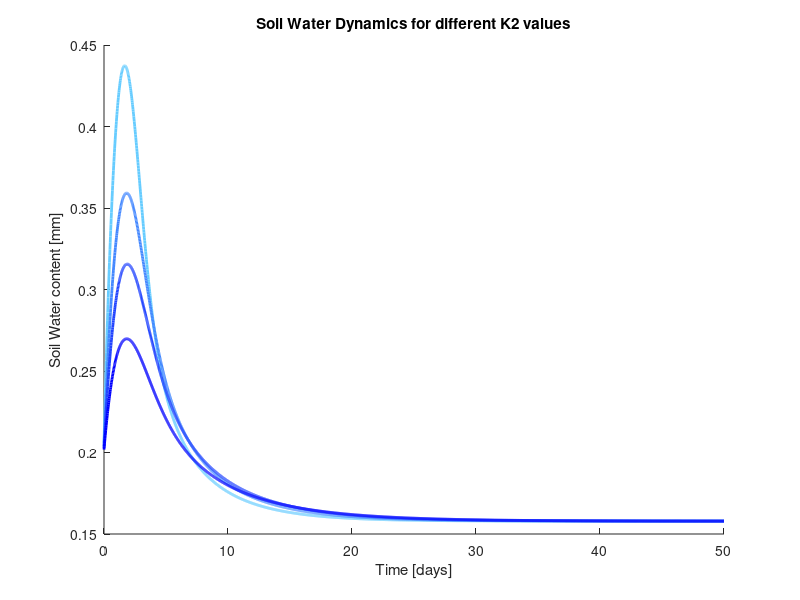
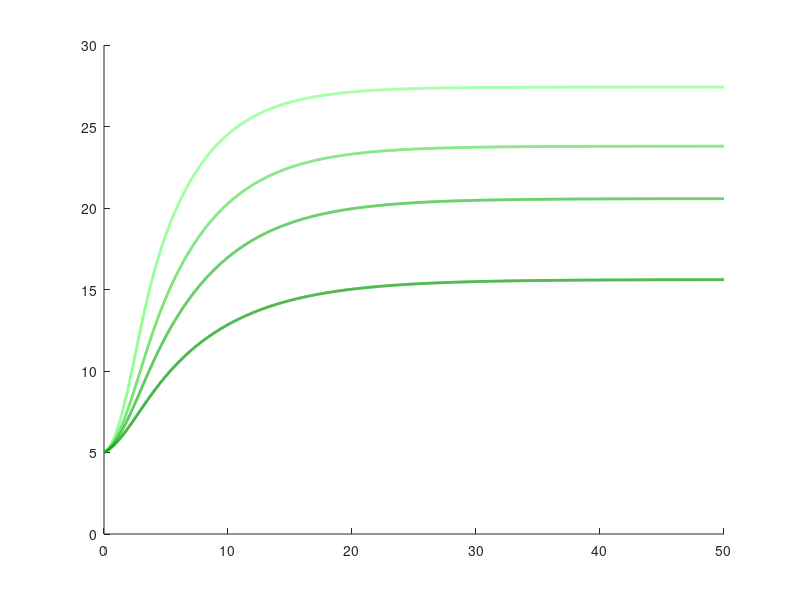

Write the MATLAB code that produced these figures, in order. (Note: this script raises an error after producing the figures.)
% Research Question 2

% Purpose: This code can be used to visualize changes in the model based on varying
% k2. 

% Use: Leave the parameters as they are, for a proper comparison to the modeled
% research question 2. If you want to check for other outcomes, feel
% free to change the parameters:

% Colors for our Model
blueBase  = [0, 0, 1];     
blueLight = [0.4, 0.8, 1]; 
greenBase = [0, 0.6, 0];   
greenLight = [0.5, 1, 0.5]; 


% W0 parameter visualization
k2vec = [5, 10, 15, 25];
figure(1);
hold on
legendEntriesWater = {};

figure(2);
hold on
legendEntriesPlant = {};

for j=1:4
    % System parameters
    PPT = 0.8; 
    P = 5; 
    e = 10;
    k1 = 3;
    k2 = k2vec(j);
    W0 = 0.2;
    W = 0.2; 
    cmax = 0.5;
    d = 0.1;
    b = 0.15;
    rw = 0.1; 

    % Control parameters
    startTime = 0;
    endTime   = 50;
    timeStep  = 0.02;
    
    % Compute iteration count 
    iterations = floor((endTime - startTime)/timeStep) + 1;
    
    % Initialize vectors
    timeV   = zeros(iterations, 1);
    waterV  = zeros(iterations, 1);
    plantV  = zeros(iterations, 1);
    
    % Initialize state 
    stateW = W;
    stateP = P;
    
    % Loop
    for i = 1:iterations
        t = startTime + (i-1)*timeStep;
    
        dWdt = PPT * ((stateP + k2 * W0) / (stateP + k2)) ...
             - ((cmax * stateW) / (stateW + k1)) * stateP ...
             - (rw * stateW);
    
        dPdt = e * (cmax * (stateW / (stateW + k1))) * stateP ...
             - (d + b) * stateP;
    
        stateW = stateW + dWdt * timeStep;
        stateP = stateP + dPdt * timeStep;
    
        % store
        timeV(i)  = t;
        waterV(i) = stateW;
        plantV(i) = stateP;
    end
    
    % Plots 
    t = (j - 1) / (length(k2vec) - 1);
    waterColor = blueLight * (1 - t) + blueBase * t;
    plantColor = greenLight * (1 - t) + greenBase * t;

    figure(1)
    plot(timeV, waterV, 'Color', waterColor, 'LineWidth', 2)
    legendEntriesWater{end+1} = "Soil Water Content [mm] (K2=" + k2vec(j) + ")";

    figure(2)
    plot(timeV, plantV, 'Color', plantColor, 'LineWidth', 2)
    legendEntriesPlant{end+1} = "Plant Biomass [g/m^2] (K2=" + k2vec(j) + ")";


end 

xlim([0 inf])
ylim([0 30])

figure(1)
xlabel("Time [days]")
ylabel("Soil Water content [mm]")
title("Soil Water Dynamics for different K2 values")
legend(legendEntriesWater)


xlim([0 inf])
ylim([0 0.5])

figure(2)
xlabel("Time [days]")
ylabel("Plant Biomass [g/m^2]")
title("Plant Biomass Dynamics for different K2 values")
legend(legendEntriesPlant, 'Location', 'Southeast')

    
